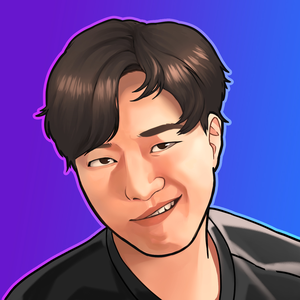
#> input picture khan.png, 300 x 300 px
$ python local_spectral_entropy_map.py   (older library calls are emulated)
#> lines starting #> are read from the running program, lines starting #| are printed output that depends on the picture
import cv2
import numpy as np
import scipy
from scipy.fftpack import fft2, fftshift
import matplotlib.pyplot as plt
from skimage.color import rgb2gray
from skimage.util import view_as_blocks

def local_spectral_entropy_map(image, block_size=(8, 8)):
    if image.ndim == 3:
        image = rgb2gray(image)

    blocks = view_as_blocks(image, block_size)
    num_blocks = blocks.shape[0] * blocks.shape[1]
    entropy_map = np.zeros(image.shape)

    for i in range(blocks.shape[0]):
        for j in range(blocks.shape[1]):
            block = blocks[i, j]
            block_fft = fft2(block)
            mag = np.abs(block_fft)
            mag /= np.sum(mag)
            entropy = -np.sum(mag * np.log1p(mag))
            entropy_map[i* block_size[0]:(i + 1) * block_size[0], j * block_size[1]:(j + 1) * block_size[1]] = entropy

    return entropy_map

image = cv2.imread('./khan.png', 0)
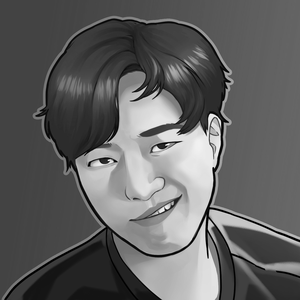
#> image: shape (300, 300); min 0, max 255, mean 97.3
image = cv2.resize(image, (1024, 1024))
#> image: shape (1024, 1024)
# image = scipy.misc.face()

entropy_map = local_spectral_entropy_map(image)
#> after the loop in local_spectral_entropy_map, `for i in range(blocks.shape[0]):`:
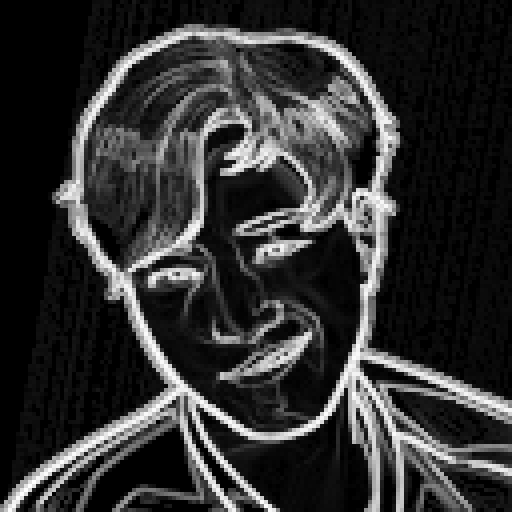
#> entropy_map: shape (1024, 1024) float64 (shown at 1/2 size); min -0.693, max -0.0324, mean -0.566; drawn with min black and max white

plt.imshow(entropy_map, cmap='gray')
plt.show()

$ run again, with test_img.png copied over khan.png
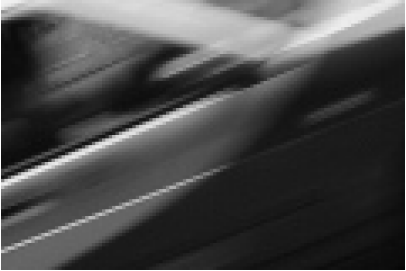
#> input picture test_img.png, 406 x 271 px
#> image is the input picture: shape (271, 406); min 6, max 255, mean 73.6
#> `image = cv2.resize(image, (1024, 1024))`:
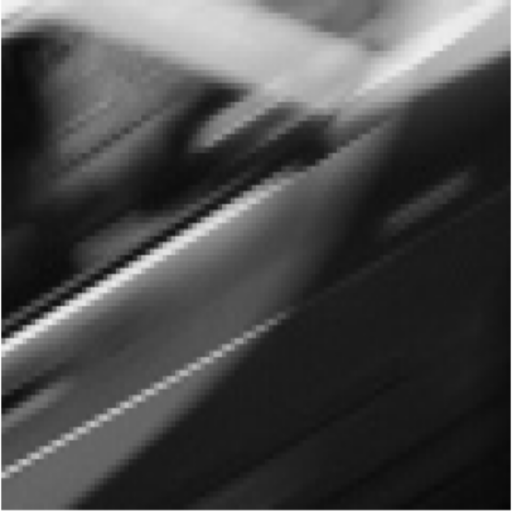
#> image: shape (1024, 1024) (shown at 1/2 size); min 6, max 255, mean 73.5
#> after the loop in local_spectral_entropy_map, `for i in range(blocks.shape[0]):`:
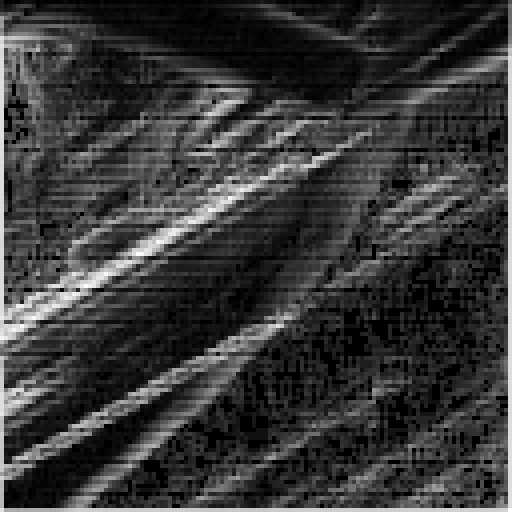
#> entropy_map: shape (1024, 1024) float64 (shown at 1/2 size); min -0.693, max -0.0817, mean -0.558; drawn with min black and max white

$ run again, with detect609.jpg saved as khan.png
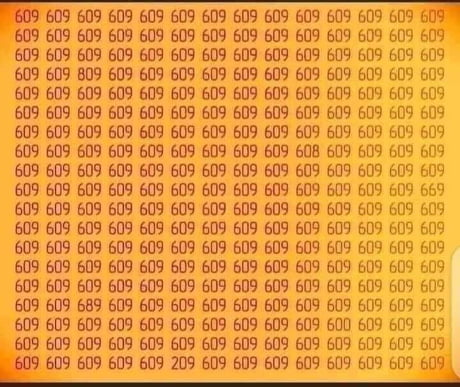
#> input picture detect609.jpg, 460 x 387 px
#> `image = cv2.resize(image, (1024, 1024))`:
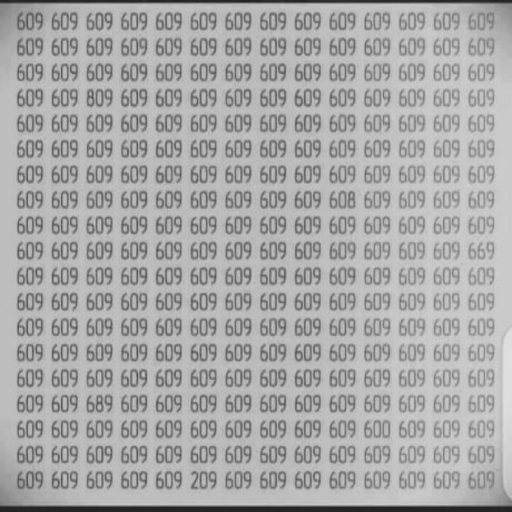
#> image: shape (1024, 1024) (shown at 1/2 size); min 32, max 223, mean 168.1
#> after the loop in local_spectral_entropy_map, `for i in range(blocks.shape[0]):`:
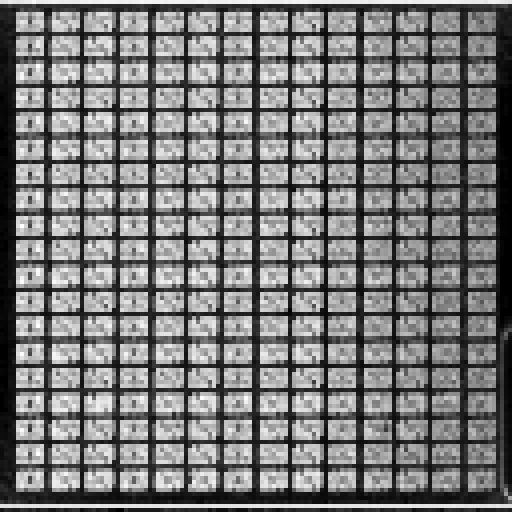
#> entropy_map: shape (1024, 1024) float64 (shown at 1/2 size); min -0.693, max -0.169, mean -0.443; drawn with min black and max white
